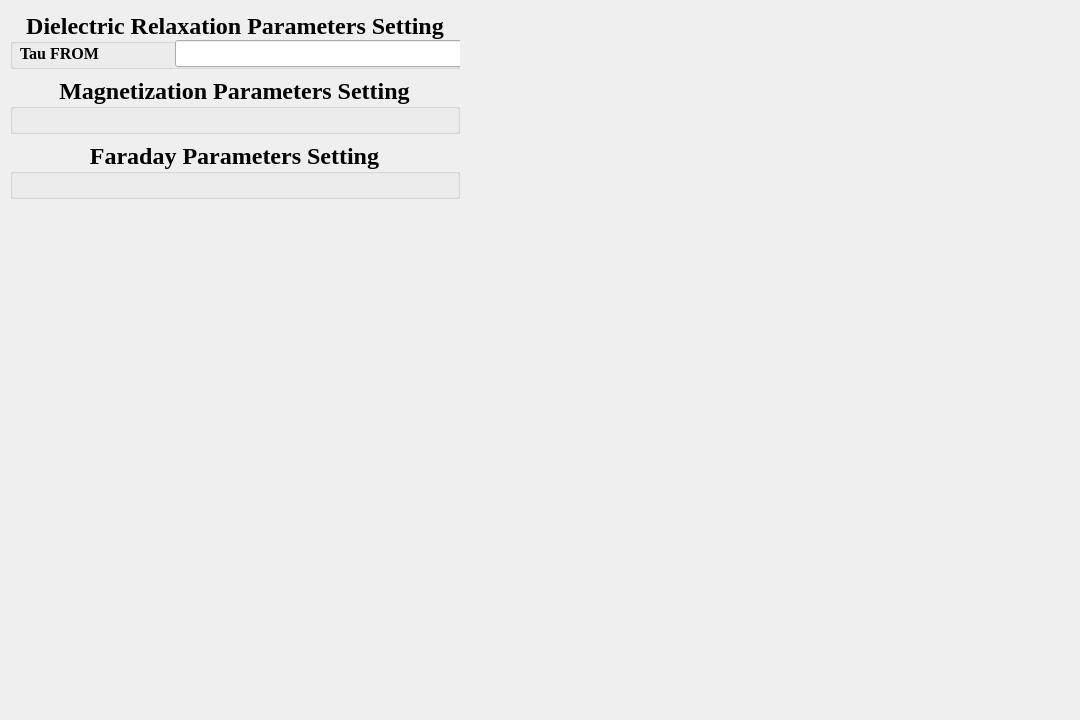
<?xml version="1.0" encoding="UTF-8"?>
<ui version="4.0">
 <class>ParametersRangeSettingDialog</class>
 <widget class="QDialog" name="ParametersRangeSettingDialog">
  <property name="geometry">
   <rect>
    <x>0</x>
    <y>0</y>
    <width>1080</width>
    <height>720</height>
   </rect>
  </property>
  <property name="sizePolicy">
   <sizepolicy hsizetype="Expanding" vsizetype="Expanding">
    <horstretch>0</horstretch>
    <verstretch>0</verstretch>
   </sizepolicy>
  </property>
  <property name="font">
   <font>
    <family>Times New Roman</family>
    <pointsize>16</pointsize>
   </font>
  </property>
  <property name="windowTitle">
   <string>ParametersRangeSetting</string>
  </property>
  <property name="windowIcon">
   <iconset>
    <normaloff>simulator.ico</normaloff>simulator.ico</iconset>
  </property>
  <property name="sizeGripEnabled">
   <bool>false</bool>
  </property>
  <widget class="QWidget" name="layoutWidget">
   <property name="geometry">
    <rect>
     <x>10</x>
     <y>10</y>
     <width>1061</width>
     <height>701</height>
    </rect>
   </property>
   <layout class="QVBoxLayout" name="verticalLayout">
    <property name="sizeConstraint">
     <enum>QLayout::SetFixedSize</enum>
    </property>
    <item>
     <widget class="QGroupBox" name="groupBox_d">
      <property name="sizePolicy">
       <sizepolicy hsizetype="Preferred" vsizetype="Preferred">
        <horstretch>0</horstretch>
        <verstretch>0</verstretch>
       </sizepolicy>
      </property>
      <property name="font">
       <font>
        <pointsize>18</pointsize>
        <weight>75</weight>
        <italic>false</italic>
        <bold>true</bold>
       </font>
      </property>
      <property name="layoutDirection">
       <enum>Qt::LeftToRight</enum>
      </property>
      <property name="autoFillBackground">
       <bool>false</bool>
      </property>
      <property name="title">
       <string>Dielectric Relaxation Parameters Setting</string>
      </property>
      <property name="alignment">
       <set>Qt::AlignCenter</set>
      </property>
      <widget class="QWidget" name="formLayoutWidget">
       <property name="geometry">
        <rect>
         <x>10</x>
         <y>30</y>
         <width>1041</width>
         <height>181</height>
        </rect>
       </property>
       <layout class="QFormLayout" name="formLayout">
        <property name="sizeConstraint">
         <enum>QLayout::SetDefaultConstraint</enum>
        </property>
        <property name="fieldGrowthPolicy">
         <enum>QFormLayout::AllNonFixedFieldsGrow</enum>
        </property>
        <property name="rowWrapPolicy">
         <enum>QFormLayout::DontWrapRows</enum>
        </property>
        <item row="0" column="0">
         <widget class="QLabel" name="label_tau_from">
          <property name="font">
           <font>
            <pointsize>12</pointsize>
            <weight>75</weight>
            <italic>false</italic>
            <bold>true</bold>
           </font>
          </property>
          <property name="text">
           <string>Tau FROM</string>
          </property>
         </widget>
        </item>
        <item row="0" column="1">
         <layout class="QHBoxLayout" name="horizontalLayout">
          <item>
           <widget class="QLineEdit" name="lineEdit_tau_from">
            <property name="font">
             <font>
              <pointsize>12</pointsize>
              <weight>75</weight>
              <italic>false</italic>
              <bold>true</bold>
             </font>
            </property>
           </widget>
          </item>
          <item>
           <widget class="QLabel" name="label_tau_to">
            <property name="font">
             <font>
              <pointsize>12</pointsize>
              <weight>75</weight>
              <italic>false</italic>
              <bold>true</bold>
             </font>
            </property>
            <property name="text">
             <string>TO</string>
            </property>
           </widget>
          </item>
          <item>
           <widget class="QLineEdit" name="lineEdit_tau_to">
            <property name="font">
             <font>
              <pointsize>12</pointsize>
              <weight>75</weight>
              <italic>false</italic>
              <bold>true</bold>
             </font>
            </property>
           </widget>
          </item>
          <item>
           <widget class="QLabel" name="label_tau_unit">
            <property name="font">
             <font>
              <pointsize>12</pointsize>
              <weight>75</weight>
              <italic>false</italic>
              <bold>true</bold>
             </font>
            </property>
            <property name="text">
             <string>(s)</string>
            </property>
           </widget>
          </item>
         </layout>
        </item>
        <item row="1" column="0">
         <widget class="QLabel" name="label_epsilon_inf_from">
          <property name="font">
           <font>
            <pointsize>12</pointsize>
            <weight>75</weight>
            <italic>false</italic>
            <bold>true</bold>
           </font>
          </property>
          <property name="text">
           <string>Epsilon_Inf FROM</string>
          </property>
         </widget>
        </item>
        <item row="1" column="1">
         <layout class="QHBoxLayout" name="horizontalLayout_2">
          <item>
           <widget class="QLineEdit" name="lineEdit_epsilon_inf_from">
            <property name="font">
             <font>
              <pointsize>12</pointsize>
              <weight>75</weight>
              <italic>false</italic>
              <bold>true</bold>
             </font>
            </property>
           </widget>
          </item>
          <item>
           <widget class="QLabel" name="label_epsilon_inf_to">
            <property name="font">
             <font>
              <pointsize>12</pointsize>
              <weight>75</weight>
              <italic>false</italic>
              <bold>true</bold>
             </font>
            </property>
            <property name="text">
             <string>TO</string>
            </property>
           </widget>
          </item>
          <item>
           <widget class="QLineEdit" name="lineEdit_epsilon_inf_to">
            <property name="font">
             <font>
              <pointsize>12</pointsize>
              <weight>75</weight>
              <italic>false</italic>
              <bold>true</bold>
             </font>
            </property>
           </widget>
          </item>
          <item>
           <widget class="QLabel" name="label_epsilon_inf_unit">
            <property name="font">
             <font>
              <pointsize>12</pointsize>
              <weight>75</weight>
              <italic>false</italic>
              <bold>true</bold>
             </font>
            </property>
            <property name="text">
             <string>(1)</string>
            </property>
           </widget>
          </item>
         </layout>
        </item>
        <item row="2" column="0">
         <widget class="QLabel" name="label_delta_epsilon_from">
          <property name="font">
           <font>
            <pointsize>12</pointsize>
            <weight>75</weight>
            <italic>false</italic>
            <bold>true</bold>
           </font>
          </property>
          <property name="text">
           <string>Delta_Epsilon FROM</string>
          </property>
         </widget>
        </item>
        <item row="2" column="1">
         <layout class="QHBoxLayout" name="horizontalLayout_3">
          <item>
           <widget class="QLineEdit" name="lineEdit_delta_epsilon_from">
            <property name="font">
             <font>
              <pointsize>12</pointsize>
              <weight>75</weight>
              <italic>false</italic>
              <bold>true</bold>
             </font>
            </property>
           </widget>
          </item>
          <item>
           <widget class="QLabel" name="label_delta_epsilon_to">
            <property name="font">
             <font>
              <pointsize>12</pointsize>
              <weight>75</weight>
              <italic>false</italic>
              <bold>true</bold>
             </font>
            </property>
            <property name="text">
             <string>TO</string>
            </property>
           </widget>
          </item>
          <item>
           <widget class="QLineEdit" name="lineEdit_delta_epsilon_to">
            <property name="font">
             <font>
              <pointsize>12</pointsize>
              <weight>75</weight>
              <italic>false</italic>
              <bold>true</bold>
             </font>
            </property>
           </widget>
          </item>
          <item>
           <widget class="QLabel" name="label_delta_epsilon_unit">
            <property name="font">
             <font>
              <pointsize>12</pointsize>
              <weight>75</weight>
              <italic>false</italic>
              <bold>true</bold>
             </font>
            </property>
            <property name="text">
             <string>(1)</string>
            </property>
           </widget>
          </item>
         </layout>
        </item>
        <item row="3" column="1">
         <widget class="QPushButton" name="pushButton_d_apply">
          <property name="font">
           <font>
            <pointsize>12</pointsize>
           </font>
          </property>
          <property name="text">
           <string>APPLY!!!</string>
          </property>
         </widget>
        </item>
       </layout>
      </widget>
     </widget>
    </item>
    <item>
     <widget class="QGroupBox" name="groupBox_m">
      <property name="font">
       <font>
        <pointsize>18</pointsize>
        <weight>75</weight>
        <italic>false</italic>
        <bold>true</bold>
       </font>
      </property>
      <property name="title">
       <string>Magnetization Parameters Setting</string>
      </property>
      <property name="alignment">
       <set>Qt::AlignCenter</set>
      </property>
     </widget>
    </item>
    <item>
     <widget class="QGroupBox" name="groupBox_f">
      <property name="font">
       <font>
        <pointsize>18</pointsize>
        <weight>75</weight>
        <italic>false</italic>
        <bold>true</bold>
       </font>
      </property>
      <property name="title">
       <string>Faraday Parameters Setting</string>
      </property>
      <property name="alignment">
       <set>Qt::AlignCenter</set>
      </property>
     </widget>
    </item>
   </layout>
  </widget>
 </widget>
 <resources/>
 <connections/>
</ui>
